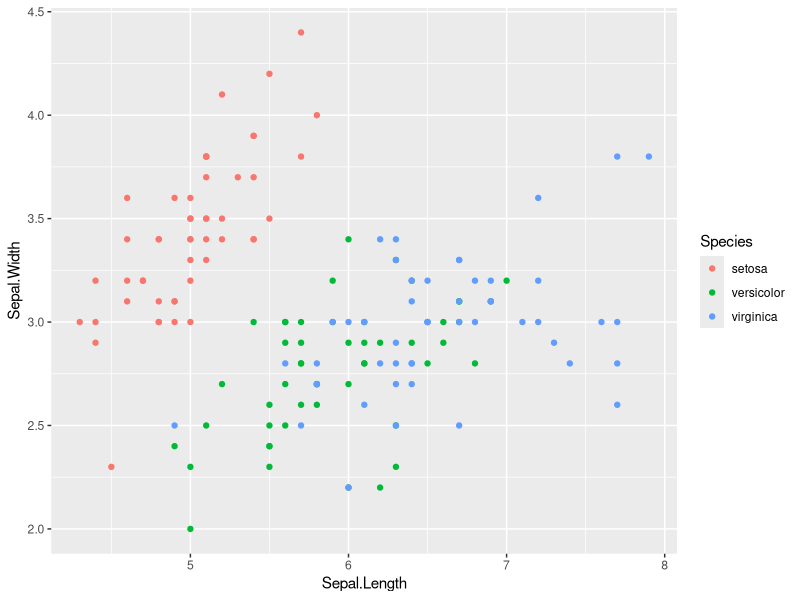
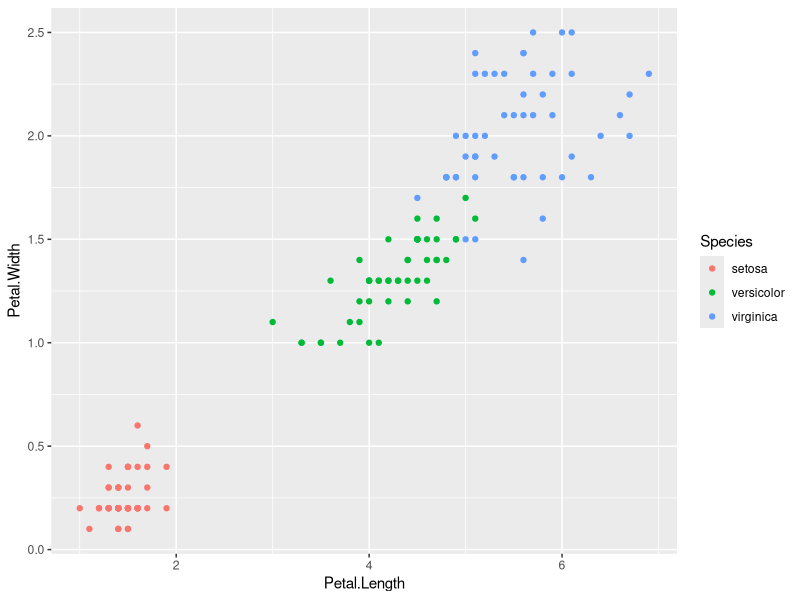
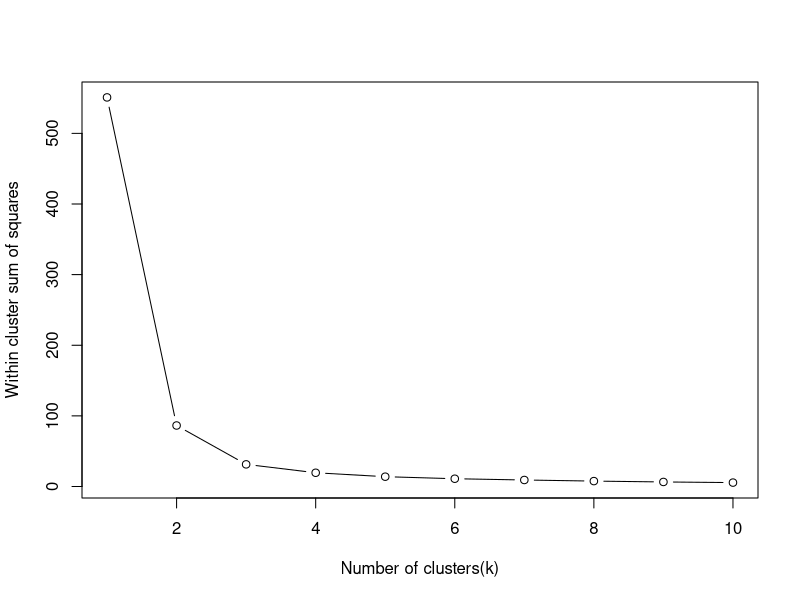

R code for these plots, in order:
#Store the iris data

data <- iris
data

#importing all the package
library(dplyr)
library(ggplot2)

#check the summary of data

summary(data)

#Applying sapply to deliver output in vector or matrix

sapply(data[,-5], var)

#By using ggplot2 library visulaize the data
#plot between sepal length and sepal width

ggplot(iris,aes(x = Sepal.Length, y = Sepal.Width, col= Species)) + geom_point()

#plot between petal length and petal width
ggplot(iris,aes(x = Petal.Length, y = Petal.Width, col= Species)) + geom_point()

#clustering exercise

#The plot of Within cluster sum of squares vs the number of clusters
#show us an elbow point at 3. So,can conlude that 3 is the 
#best value for k to be used to create the final model.

set.seed(200)
k.max <- 10
wss<- sapply(1:k.max,function(k){kmeans(iris[,3:4],k,nstart = 20,iter.max = 20)$tot.withinss})
wss

#plot elbow graph

plot(1:k.max,wss, type= "b", xlab = "Number of clusters(k)", ylab = "Within cluster sum of squares")

#The final model is builtusing kmeans and k = 3.
#he nstartvalue has also been defined as 20 which means that
#R will try 20 different random starting assignments and
#then select the one with the lowest within cluster variation.

icluster <- kmeans(iris[,3:4],3,nstart = 20)
table(icluster$cluster,iris$Species)


